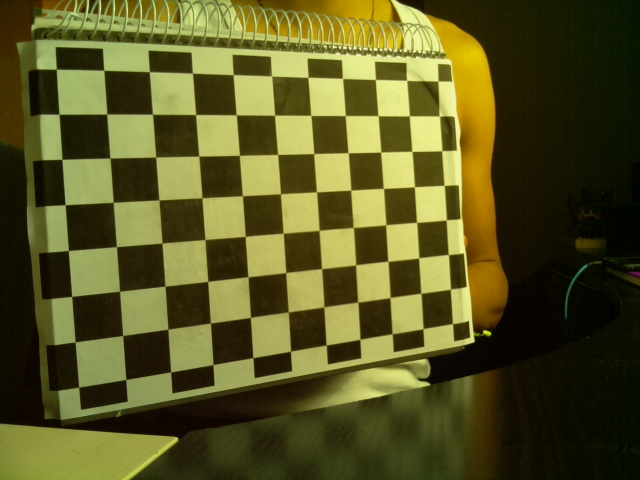
#> input picture test_images/calibrate0.jpg, 640 x 480 px, given in place of master53.jpg, which was not available
$ python disparity_test.py
#> lines starting #> are read from the running program, lines starting #| are printed output that depends on the picture; pictures that were not available may be replaced by others from this repository, and a replacement may not be noted
### undistort_image.py
import numpy as np
import cv2

objpoints = np.load('data/objpoints.npy')
#> (reads data/objpoints.npy from the repository)
imgpoints = np.load('data/imgpoints.npy')
#> (reads data/imgpoints.npy from the repository)

def undistort_img(img, objpoints=objpoints, imgpoints=imgpoints):
    gray = cv2.cvtColor(img,cv2.COLOR_BGR2GRAY)
    ret, mtx, dist, rvecs, tvecs = cv2.calibrateCamera(objpoints, imgpoints, gray.shape[::-1],None,None)

    h,  w = img.shape[:2]
    newcameramtx, roi = cv2.getOptimalNewCameraMatrix(mtx,dist,(w,h),1,(w,h))

    # undistort
    dst = cv2.undistort(img, mtx, dist, None, newcameramtx)
    # crop the image
    x,y,w,h = roi
    dst = dst[y:y+h, x:x+w]
    return dst

# [6 lines that do not run on import are left out]

### disparity_test.py
import numpy as np
import cv2
from matplotlib import pyplot as plt
from undistort_image import undistort_img

window_size = 3
min_disp = 1
num_disp = 16


imgL = cv2.imread('test_images/master53.jpg')
#> imgL is the input picture: shape (480, 640, 3); mean B, G, R 35.4, 85.9, 88.5
imgR = cv2.imread('test_images/slave53.jpg')
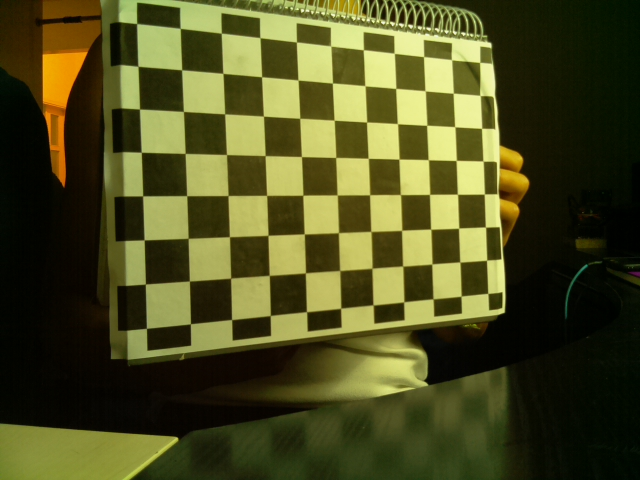
#> input picture test_images/calibrate11.jpg, 640 x 480 px, given in place of slave53.jpg, which was not available
#> imgR is the input picture: shape (480, 640, 3); mean B, G, R 32.9, 76.9, 77

imgL = cv2.cvtColor(undistort_img(imgL), cv2.COLOR_BGR2GRAY)
#> in undistort_img, `gray = cv2.cvtColor(img,cv2.COLOR_BGR2GRAY)`:
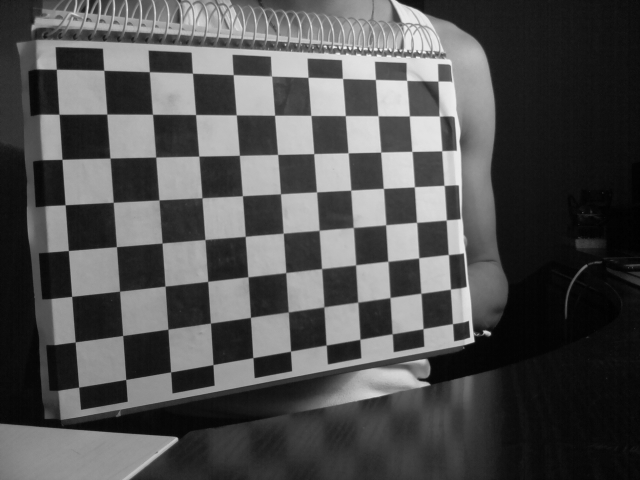
#> gray: shape (480, 640); min 1, max 242, mean 80.9
#> in undistort_img, `ret, mtx, dist, rvecs, tvecs = cv2.calibrateCamera(objpoints, imgpoint..`: ret = 0.196; mtx = [[644.5, 0, 348.1], [0, 651.1, 222.3], [0, 0, 1]]; dist = [[-0.0557, 0.638, 0.00396, -0.0118, -2.01]]; rvecs = ([-0.687, 0.00494, 2.99], [-0.0622, -0.141, -0.0537], [-0.604, -0.00041, 3.07], [-0.172, -0.0994, -0.0359], [-0.115, -0.117, -0.0081], [-0.429, -0.0353, 3.08], [-0.575, -0.126, 3.02], [-0.743, 0.0448, 3.02], [0.341, 0.0679, -3.04], [-0.138, -0.244, 0.00825]); tvecs = ([0.272, 2.13, 17.41], [-8.39, -2.47, 26.59], [-2.26, 0.789, 27.46], [-8.49, -0.565, 25.66], [-8.52, -3.17, 26.81], [0.536, 2.13, 15.6], [1.56, 1.98, 14.99], [1.56, 1.22, 18.15], [-0.183, 2.39, 23.21], [-9.59, -3.93, 30.04])
#> in undistort_img, `newcameramtx, roi = cv2.getOptimalNewCameraMatrix(mtx,dist,(w,h),1,(w,..`: newcameramtx = [[395.6, 0, 446.4], [0, 395.8, 150.1], [0, 0, 1]]; roi = (234, 15, 394, 290)
#> in undistort_img, `dst = cv2.undistort(img, mtx, dist, None, newcameramtx)`:
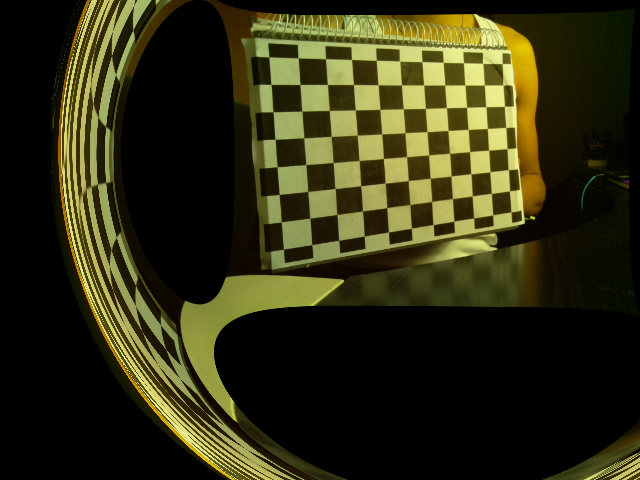
#> dst: shape (480, 640, 3); mean B, G, R 19.3, 46.8, 48.3
#> in undistort_img, `x,y,w,h = roi`: x = 234; y = 15; w = 394; h = 290
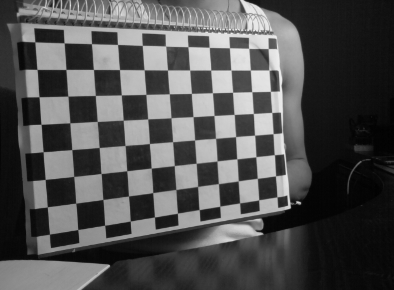
#> imgL: shape (290, 394); min 1, max 238, mean 80.9
imgR = cv2.cvtColor(undistort_img(imgR), cv2.COLOR_BGR2GRAY)
#> in undistort_img (call 2), `dst = cv2.undistort(img, mtx, dist, None, newcameramtx)`:
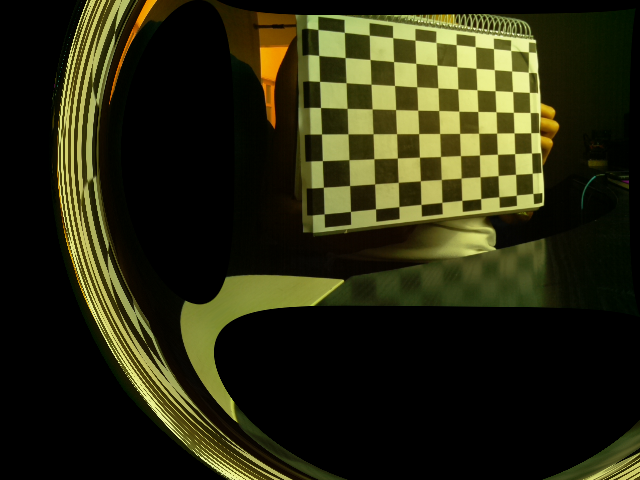
#> dst: shape (480, 640, 3); mean B, G, R 17.4, 41.2, 41.4
#> in undistort_img (call 2), `x,y,w,h = roi`: w = 394; h = 290
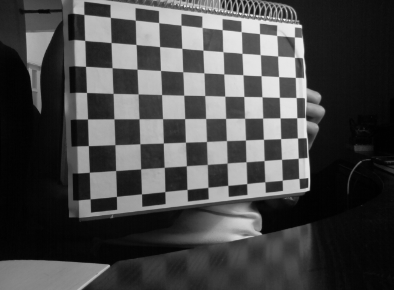
#> imgR: shape (290, 394); min 1, max 242, mean 72

stereo = cv2.StereoSGBM_create(
            minDisparity=min_disp,
            #numDisparities=num_disp,
            uniquenessRatio=10,
            speckleWindowSize=100,
            speckleRange=32,
            disp12MaxDiff=1,
            P1=8*3*window_size**2,
            P2=32*3*window_size**2,
            )

disparity = stereo.compute(imgL,imgR)
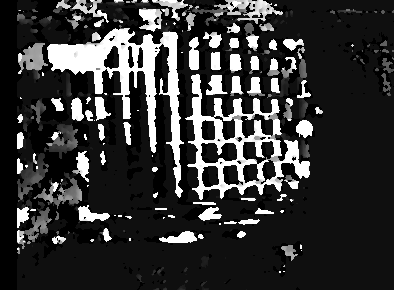
#> disparity: shape (290, 394) int16; min 0, max 256, mean 54; drawn with min black and max white

plt.imshow(disparity,'gray')
plt.show()
